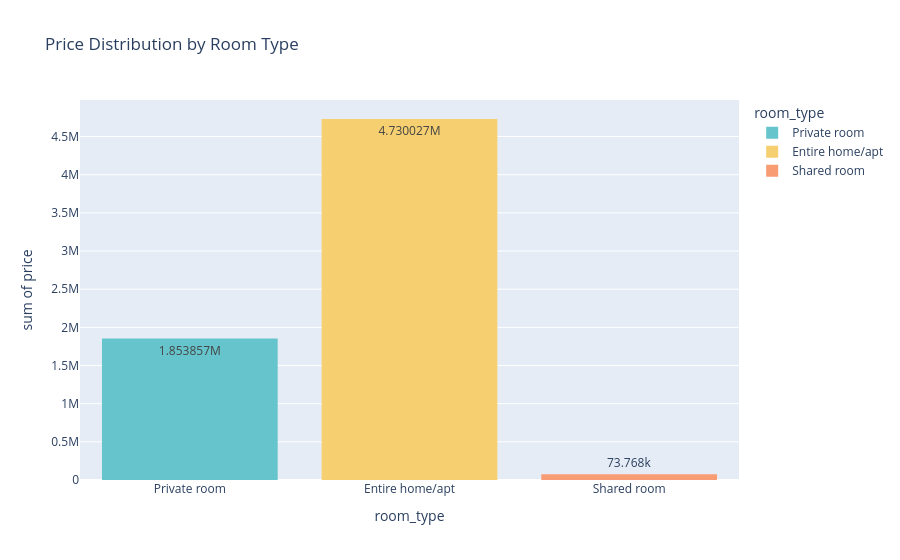

Notebook source saved alongside this figure:
### Code cell
hist_df = df[df['price'] < 1000]
px.histogram(data_frame=hist_df , x='room_type' , y='price' , title='Price Distribution by Room Type',text_auto=True,color='room_type', color_discrete_sequence=px.colors.qualitative.Pastel).show()

### Figure 1 — Plotly figure (JSON) as saved in the notebook; plotly's stock layout.template omitted (floating-point values rounded to 4 significant figures; data arrays with more than 128 entries replaced by an {"elided": "..."} marker saying what was removed)
{"data": [{"bingroup": "x", "histfunc": "sum", "hovertemplate": "room_type=%{x}<br>sum of price=%{y}<extra></extra>", "legendgroup": "Private room", "marker": {"color": "rgb(102, 197, 204)", "pattern": {"shape": ""}}, "name": "Private room", "orientation": "v", "showlegend": true, "texttemplate": "%{value}", "type": "histogram", "x": {"elided": "22229 str values"}, "xaxis": "x", "y": {"elided": "22229 int values"}, "yaxis": "y"}, {"bingroup": "x", "histfunc": "sum", "hovertemplate": "room_type=%{x}<br>sum of price=%{y}<extra></extra>", "legendgroup": "Entire home/apt", "marker": {"color": "rgb(246, 207, 113)", "pattern": {"shape": ""}}, "name": "Entire home/apt", "orientation": "v", "showlegend": true, "texttemplate": "%{value}", "type": "histogram", "x": {"elided": "25015 str values"}, "xaxis": "x", "y": {"elided": "25015 int values"}, "yaxis": "y"}, {"bingroup": "x", "histfunc": "sum", "hovertemplate": "room_type=%{x}<br>sum of price=%{y}<extra></extra>", "legendgroup": "Shared room", "marker": {"color": "rgb(248, 156, 116)", "pattern": {"shape": ""}}, "name": "Shared room", "orientation": "v", "showlegend": true, "texttemplate": "%{value}", "type": "histogram", "x": {"elided": "1150 str values"}, "xaxis": "x", "y": {"elided": "1150 int values"}, "yaxis": "y"}], "layout": {"barmode": "relative", "legend": {"title": {"text": "room_type"}, "tracegroupgap": 0}, "title": {"text": "Price Distribution by Room Type"}, "xaxis": {"anchor": "y", "categoryarray": ["Private room", "Entire home/apt", "Shared room"], "categoryorder": "array", "domain": [0, 1], "title": {"text": "room_type"}}, "yaxis": {"anchor": "x", "domain": [0, 1], "title": {"text": "sum of price"}}}}
